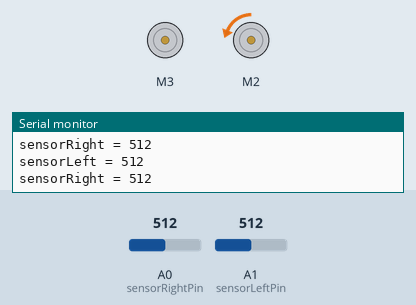
Simulated run of this sketch. Board: Arduino Uno, built with avr-gcc and run on an emulated ATmega328P. On the bench: 2 × DC motor (green arrow = forward, orange = backward, longer = faster), the last lines printed to the serial monitor. The inputs (shaded band) are chosen by the test bench; at power-on: A1 (sensorLeftPin) = 512, A0 (sensorRightPin) = 512.

Above: at 1.2 s.
1.3 s: A1 (sensorLeftPin) set to 463
2.8 s: A1 (sensorLeftPin) set to 442
At 3.4 s:
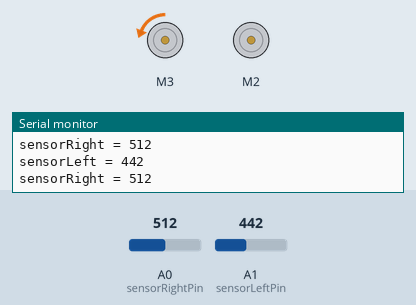
4.5 s: A0 (sensorRightPin) set to 432
6.0 s: A0 (sensorRightPin) set to 413
At 7.1 s:
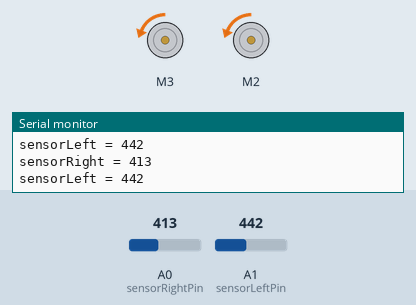
7.5 s: A0 (sensorRightPin) set to 430
At 8.7 s:
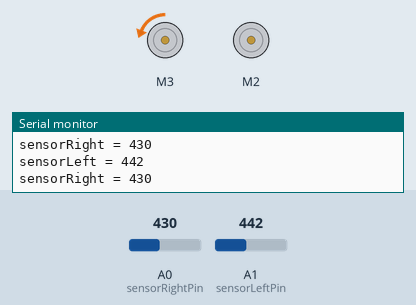
9.0 s: A1 (sensorLeftPin) set to 460
At 10.1 s:
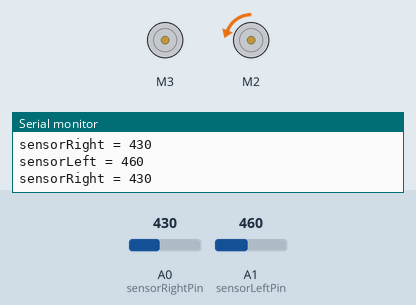
Timing chart, 0 to 11.5 s (numbered marks = the images above; inputs shaded):
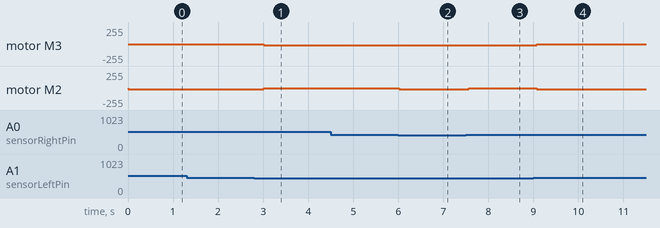

Measured:
- after the input at 2.8 s, motor M3: stopped → backward 20/255 after 0.21 s; motor M2: backward 20/255 → stopped after 0.21 s
- after the input at 6.0 s, motor M2: stopped → backward 20/255 at once
- after the input at 7.5 s, motor M2: backward 20/255 → stopped after 0.07 s
- after the input at 9.0 s, motor M3: backward 20/255 → stopped after 0.07 s; motor M2: stopped → backward 20/255 after 0.07 s

The sketch:

basicFollowing.ino
```cpp
#include <Wire.h>
#include <Adafruit_MotorShield.h>
#include "utility/Adafruit_MS_PWMServoDriver.h"

// Directions from the pov of the robot
const int sensorLeftPin = A1;
const int sensorRightPin = A0;

// Values read from the sensors
int sensorLeft = 0;
int sensorRight = 0;

Adafruit_MotorShield AFMS = Adafruit_MotorShield();
Adafruit_DCMotor *motorRight = AFMS.getMotor(2);
Adafruit_DCMotor *motorLeft = AFMS.getMotor(3);

void setup() {
  AFMS.begin();
  motorLeft->setSpeed(20);
  motorRight->setSpeed(20);
  motorLeft->run(BACKWARD);
  motorRight->run(BACKWARD);
  Serial.begin(9600);
}

void loop() {
  sensorLeft = analogRead(sensorLeftPin);
  sensorRight = analogRead(sensorRightPin);
  // Print sensor values
  Serial.print("sensorLeft = ");
  Serial.println(sensorLeft);
  Serial.print("sensorRight = ");
  Serial.println(sensorRight);

  if (sensorLeft > 450) {
    // turn left
    motorLeft->setSpeed(0);
    motorRight->setSpeed(20);
    delay(300);
  }
  else if (sensorRight > 420) {
    // turn right
    motorLeft->setSpeed(20);
    motorRight->setSpeed(0);
    delay(300);
  }
  else {
    // go straight
    motorLeft->setSpeed(20);
    motorRight->setSpeed(20);
  }
}
```
